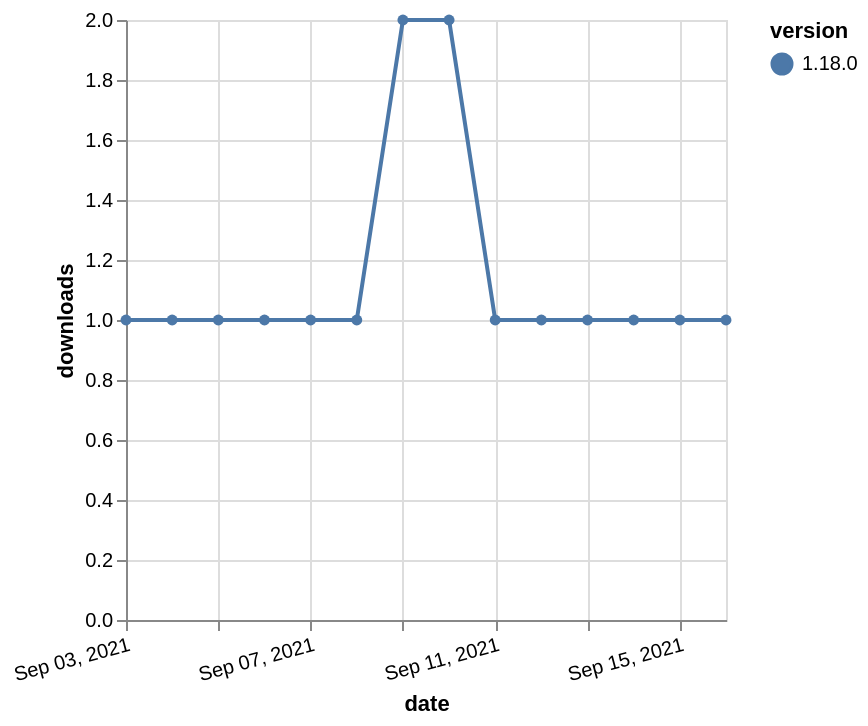

The specification (Vega-Lite) saved for this image:
### Vega-Lite specification from a JSON file in a GitHub repository (floating-point values rounded to 4 significant figures)
{"$schema": "https://vega.github.io/schema/vega-lite/v5.json", "description": "A simple bar chart with embedded data.", "data": {"values": [{"date": "2021-09-03", "total": 216, "delta": 1, "version": "1.18.0"}, {"date": "2021-09-04", "total": 217, "delta": 1, "version": "1.18.0"}, {"date": "2021-09-05", "total": 218, "delta": 1, "version": "1.18.0"}, {"date": "2021-09-06", "total": 219, "delta": 1, "version": "1.18.0"}, {"date": "2021-09-07", "total": 220, "delta": 1, "version": "1.18.0"}, {"date": "2021-09-08", "total": 221, "delta": 1, "version": "1.18.0"}, {"date": "2021-09-09", "total": 223, "delta": 2, "version": "1.18.0"}, {"date": "2021-09-10", "total": 225, "delta": 2, "version": "1.18.0"}, {"date": "2021-09-11", "total": 226, "delta": 1, "version": "1.18.0"}, {"date": "2021-09-12", "total": 227, "delta": 1, "version": "1.18.0"}, {"date": "2021-09-13", "total": 228, "delta": 1, "version": "1.18.0"}, {"date": "2021-09-14", "total": 229, "delta": 1, "version": "1.18.0"}, {"date": "2021-09-15", "total": 230, "delta": 1, "version": "1.18.0"}, {"date": "2021-09-16", "total": 231, "delta": 1, "version": "1.18.0"}]}, "width": "container", "mark": {"type": "line", "point": {"filled": true}}, "encoding": {"x": {"field": "date", "type": "temporal", "timeUnit": "yearmonthdate", "title": "date", "axis": {"labelAngle": -15}}, "y": {"field": "delta", "type": "quantitative", "title": "downloads"}, "color": {"field": "version", "type": "nominal"}, "tooltip": {"field": "delta"}}}
